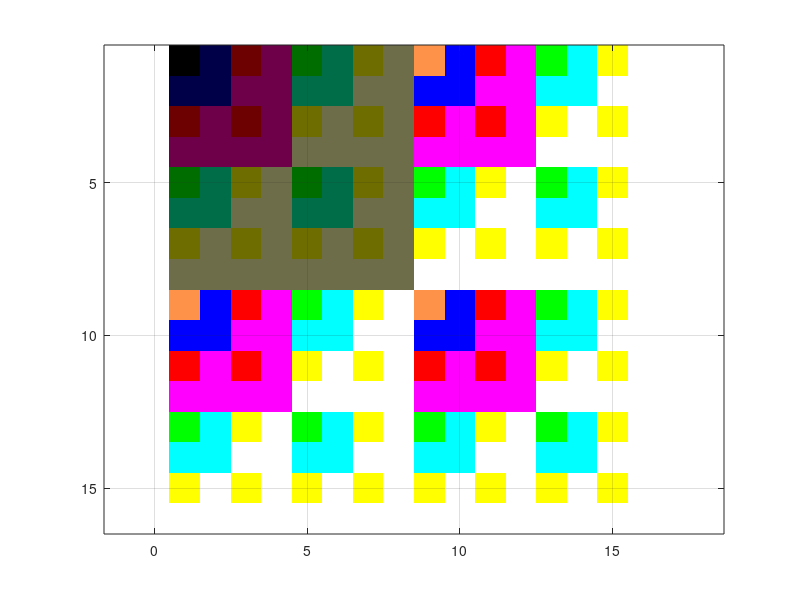

Recreate this plot in MATLAB. (Note: this script raises an error after producing the figure.)
clear
close all
 

red   = [0,  36,  73, 109, 146, 182, 219, 255];
green = [0,  36,  73, 109, 146, 182, 219, 255];
blue  = [0,  73, 146, 255];

i=1;
for g=0:7
    for r=0:7
        for b=0:3
            pal(i,:) = ([red(r+1) green(g+1) blue(b+1)]/255);
            i=i+1;
        end
    end
end

%[A,MAP] = imread('bmp\Sprite_Palette_OR.bmp'); sprtpaldec = round(MAP(double(A(1:16:256,1))+1,:)*7);

      %  green red blue
sprtpalgrb = [ 0 0 0
    0 0 2
    0 3 0
    0 3 2
    3 0 0
    3 0 2
    3 3 0
    3 3 2
    4 7 2
    0 0 7
    0 7 0
    0 7 7
    7 0 0
    7 0 7
    7 7 0
    7 7 7];
        
sprtpalrgb = sprtpalgrb(:,[2 1 3])/7;
        
figure;
r = uint8(kron(0:15,ones(16,1)));
t = bitor(r,r');
image(t)
colormap(sprtpalrgb);
axis equal
grid


name = 'uridium_rev9';

[A,MAP] = imread(['ene_code\' name '.bmp']);
MAP(1,:) = [7 0 7]/7;

F = A(1:16,1:16);

F0 = zeros(size(F));
F1 = zeros(size(F));
F2 = zeros(size(F));


for y=1:16
    e = inf;
    for c1=0:15
        for c2=(c1+1):15
            pal = [MAP(1,:); sprtpalrgb(1+[c1, c2, bitor(c1,c2)],:)];
            
            l = F(y,:);
            m = imapprox(l,MAP,pal, 'nodither');
            
            ne = sum(sum((MAP(1+l,:)-pal(1+m,:)).^2));

            if (ne<e) 
                e = ne;
                F0(y,:) = (m>0);
                F1(y,:) = ((m==1)+(m==3)>0)*c1;
                F2(y,:) = ((m==2)+(m==3)>0)*c2;
            end
        end
    end
end
        
figure;
image(bitand(bitor(F1,F2),F0*15)+2)
colormap([MAP(1,:); sprtpalrgb]);
axis equal

Y1 = F1>0;
Y2 = F2>0;

Y = [Y1;Y2];
figure
image(Y)
colormap(flag)
axis equal

%imwrite(Y*16,MAP,[name '.png'],'png', 'BitDepth',8);

Nframes = size(Y,1)*size(Y,2)/16/16;

frames = cell(32,Nframes);

figure;
k = 0;
h = 0;
for i = 1:size(frames,2)
    for j = 1:16
        frames{j,i} = dec2hex(bi2de(Y(h+j,k+[1:8]),'left-msb'),2);
    end
    for j=17:32
        frames{j,i} = dec2hex(bi2de(Y(h+j-16,k+8+[1:8]),'left-msb'),2);
    end
    image( [ Y(h+[1:16],k+[1:8]) Y(h+[17:32]-16,k+8+[1:8])]);
    colormap(MAP);
    %pause
    k = k + 16;
    if (k>=size(Y,2))
        k = 0;
        h=h+16;
    end
end


%%%%%%%%%%%%%%%%%%%%%%%%%%%%%%
% save sprite data

fid = fopen([name '.asm'],'w');
fprintf (fid,[name ':\n']);
for i=1:size(frames,2)
    fprintf (fid,[ name '_%d \n'],i-1);
    for j=1:32
        fprintf (fid,'    defb 0x%s \n',frames{j,i});
    end
    fprintf (fid,'\n');
end
fclose(fid);
